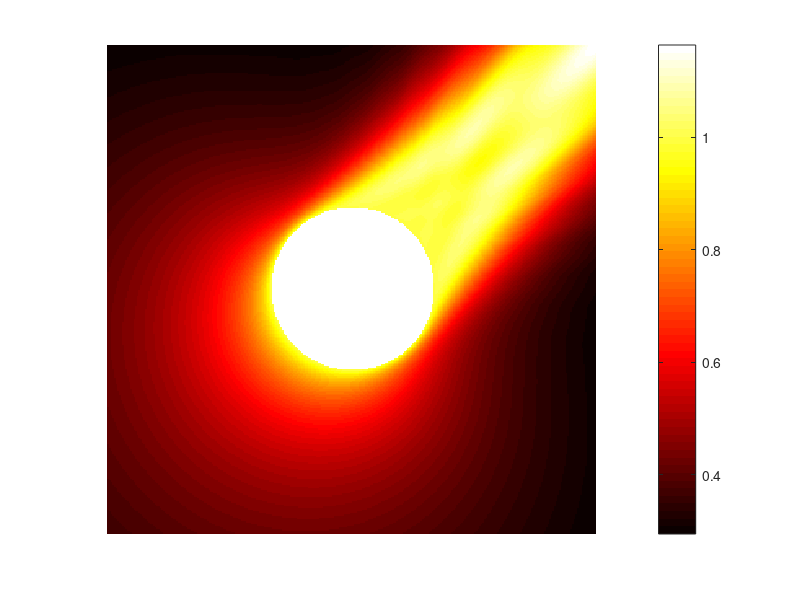
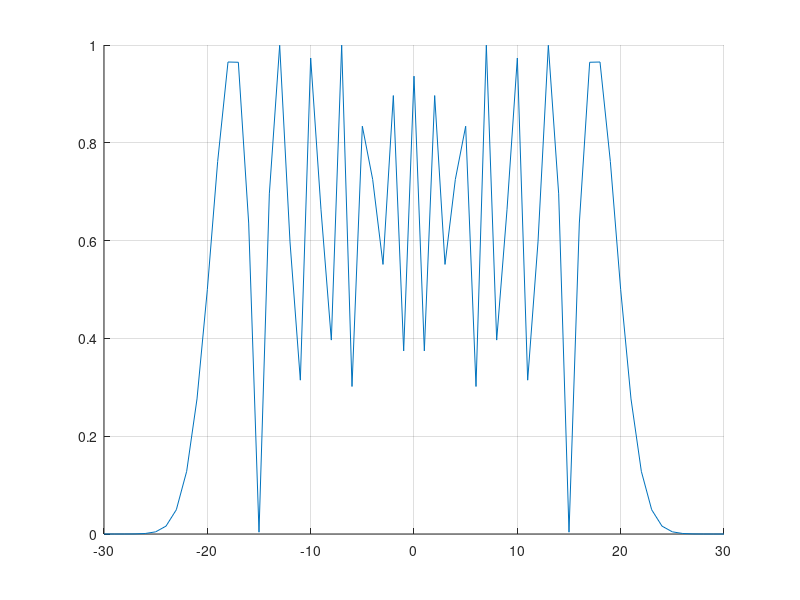

Source code (MATLAB) for these figures, in order: (Note: this script raises an error after producing the figures.)
% far field di un'onda piana che rimbalza contro una circonferenza 
% calcoli fatti su un foglio di brutta, ho fatto la foto
clear; clc; close all; 

R = 1; % raggio circonferenza
z0 = 0 + 0*1i; % centro circonferenza
k = 20; 
L_max = ceil(k*R)+10;
theta = pi/4; 
d = exp(1i*theta);

obs = @(t) z0 + R*exp(1i*t); 
obs_der = @(t) 1i*R*exp(1i*t); 
obs_der_abs = @(t) abs(1i*R*exp(1i*t)); 


x_lim = [real(z0)-R-2, real(z0)+R+2]; 
y_lim = [imag(z0)-R-2, imag(z0)+R+2];
n_points_plot = 300; 
x_plot = linspace(x_lim(1), x_lim(2), n_points_plot+1);
y_plot = linspace(y_lim(1), y_lim(2), n_points_plot+1);
[X, Y] = meshgrid(x_plot, y_plot);
Z = X + 1i*Y; 
mask = (X.^2 + Y.^2 < R); % complementare del disco  di raggio R + 0.25

u_scat = zeros(size(Z));

fprintf("Computing u_ref \t")
% calcolo il campo scatterato (non strettamente necessario) e il far field
% pattern (vedere foto sul telefono per la formula usata)
u_coeff = zeros(2*L_max+1, 1);
theta = linspace(0, 2*pi, 360)';
farField = zeros(size(theta));

for l = -L_max:L_max
    u_scat = u_scat - (1i)^l * besselj(l, k*R) ./ besselh(l, 1, k*R) .* besselh(l, 1, k*abs(Z)) .* (Z./(d*abs(Z))).^l;
    u_coeff(l+L_max+1) = (1i)^l * besselj(l, k*R) ./ besselh(l, 1, k*R) * (1/d)^l;
    farField = farField + sqrt( 2/(pi*k) ) * exp(-pi*1i/4) * u_coeff(l+L_max+1) * exp(-l*pi*1i/2) * exp(1i*l*(theta));
    % se sostituisco nella riga sopra theta + pi al posto di theta e
    % considero l'angolo di incidenza dell'onda come theta + pi ho lo
    % stesso plot in polarplot che se non mettessi pi in entrambi i posti
end

u_scat(mask) = complex(NaN, NaN);
fprintf("done\n")

%%%%%%%%%%%%%%%%%%%%%%%%%%%%%%%%%%  PLOT  %%%%%%%%%%%%%%%%%%%%%%%%%%%%%%%%%

figure; 
pcolor(X, Y, abs(u_scat)); shading flat; colorbar; axis square; axis off; colormap("hot")

figure;
% plot(-L_max:L_max, real(u_coeff), LineWidth=2, DisplayName="parte reale")
hold on
grid on
% plot(-L_max:L_max, imag(u_coeff), LineWidth=2, DisplayName="parte immaginaria")
plot(-L_max:L_max, abs(u_coeff), LineWidth=2, DisplayName="valore assoluto")
% title("Valore assoluto dei coefficieti del campo scatterato", Interpreter="latex")
% legend(Location="bestoutside")

% Guardando i plot dei valori assoluti dei coefficienti di u_scat si vede
% che per valori di \ell \in \mathbb{Z} molto più grandi o più piccoli (in
% modulo) del valore k*R si hanno coefficienti molto piccoli (in modulo)

figure; 
minFarField = min(log10(abs(farField)));

polarplot(theta, -min(log10(abs(farField))) + log10(abs(farField)), lineWidth = 2)
disp(minFarField)
